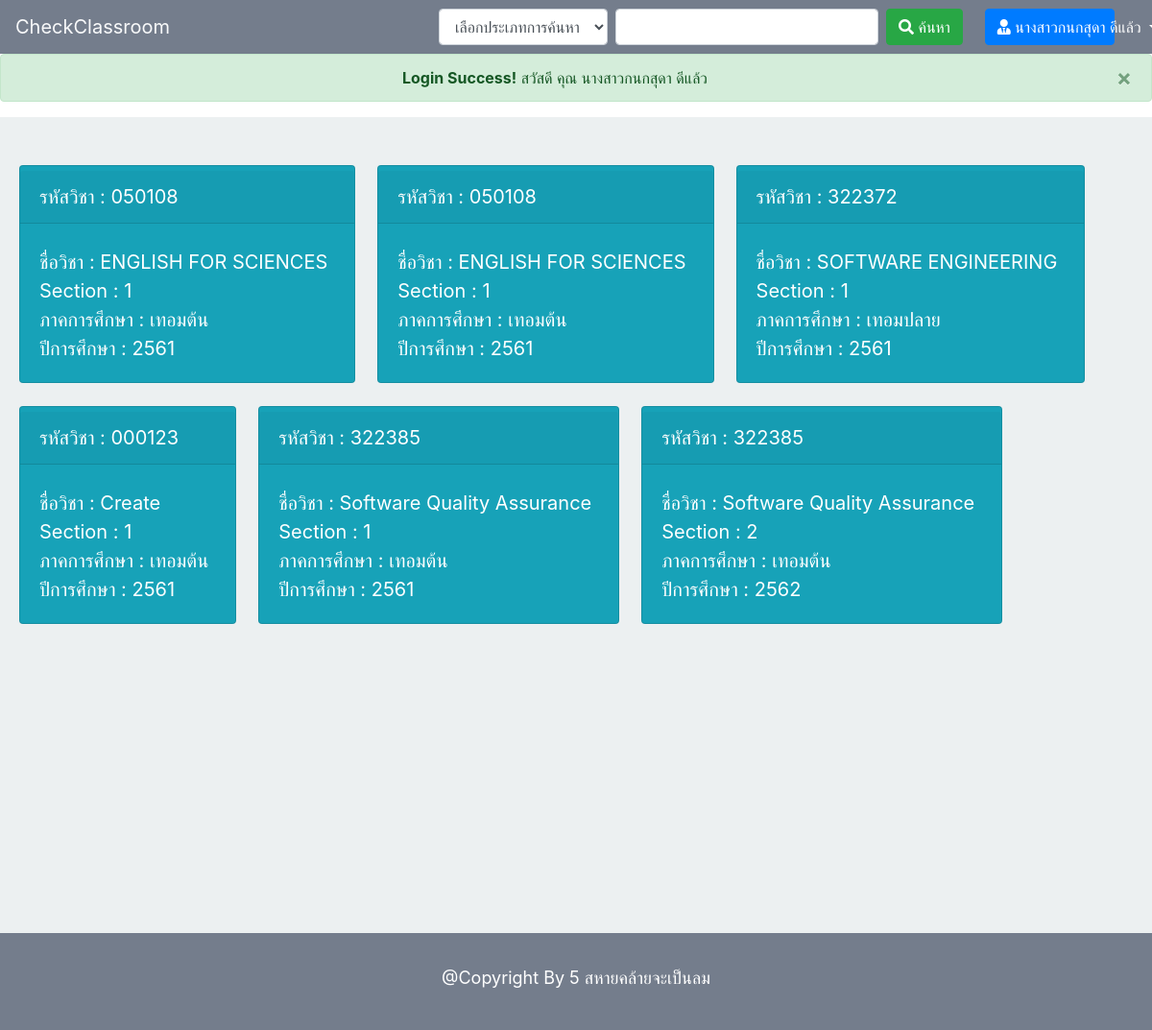
/student/student_home_search.php (signed in), run on an earlier commit of the app's database.
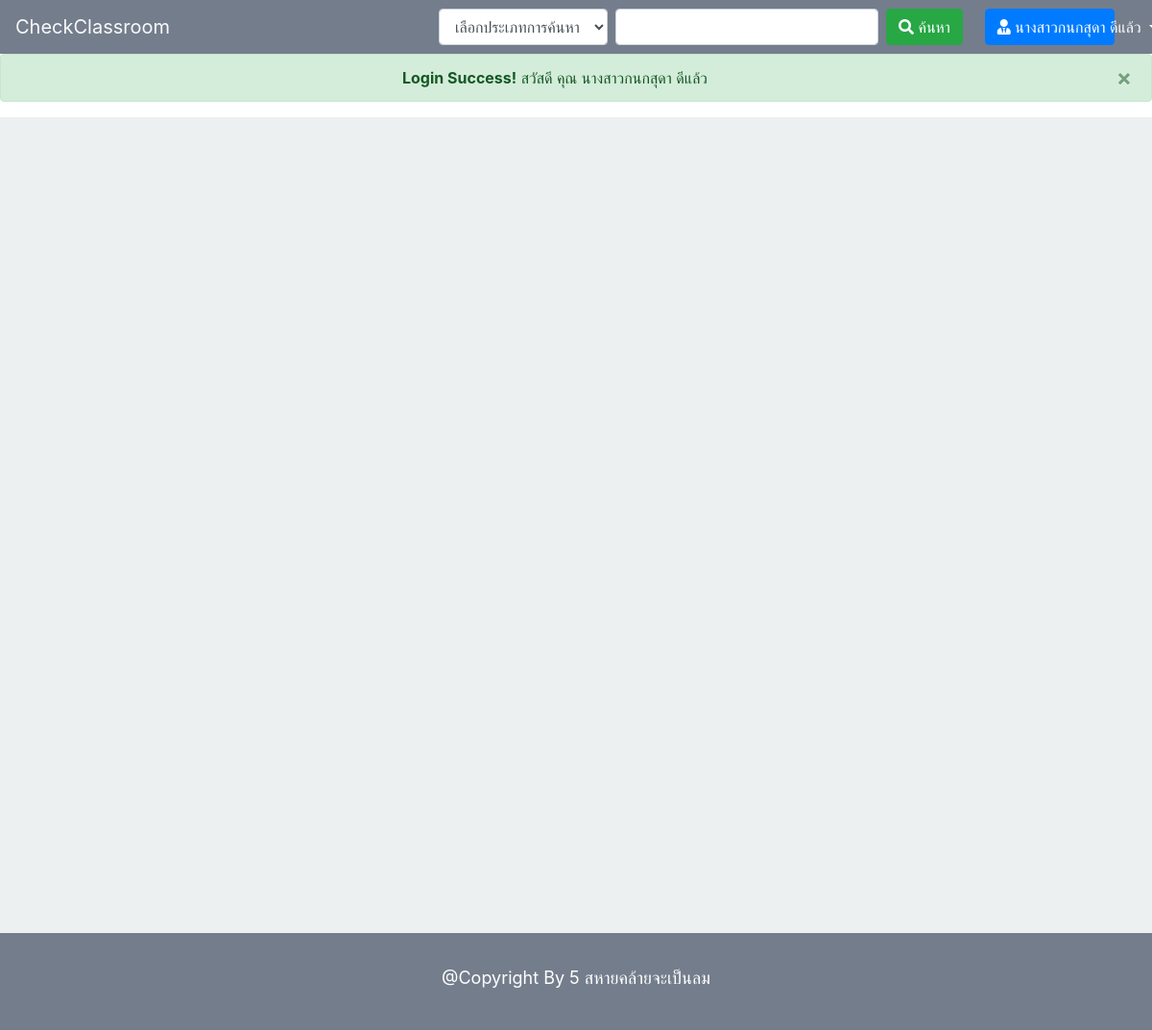
And on a later commit of the database.
### tables this page shows
CREATE TABLE `enroll` (
  `enroll_id` int(10) NOT NULL,
  `c_id` varchar(10) NOT NULL,
  `c_name` varchar(255) NOT NULL,
  `c_sec` int(3) NOT NULL,
  `c_year` varchar(20) NOT NULL,
  `c_term` int(1) NOT NULL,
  `l_name` varchar(50) DEFAULT NULL,
  `l_username` varchar(30) DEFAULT NULL,
  `t_username` varchar(50) DEFAULT NULL,
  `t_name` varchar(100) DEFAULT NULL,
  `s_id` varchar(30) NOT NULL,
  `s_name` varchar(50) NOT NULL,
  `s_department` varchar(30) NOT NULL,
  `status` int(1) DEFAULT '1',
  `sec_from` int(10) DEFAULT NULL,
  `sec_transfer` int(10) DEFAULT NULL
);

### student/student_home_search.php (the view, shortened to what this page needs)
<?php
	include '../connect.php';
	$stmt = $pdo->prepare("SELECT * FROM student WHERE s_id = ?");
	$stmt->bindParam(1,$_SESSION["username"]);
	$stmt->execute();
	while ($row=$stmt->fetch()) {
	 	$rowName["s_name"] = $row["s_name"];
	 }
	$stmt2=$pdo->prepare("SELECT * FROM enroll WHERE s_id = ?");
	$stmt2->bindParam(1,$_SESSION['username']);
	$stmt2->execute();
	if (!empty($_SESSION['username']) && $_SESSION['permission'] == 3) {
?>
<!DOCTYPE html>
<html>
<head>
	<link rel="stylesheet" href="https://maxcdn.bootstrapcdn.com/bootstrap/4.0.0/css/bootstrap.min.css">
	<link rel="stylesheet" href="https://use.fontawesome.com/releases/v5.7.2/css/all.css">
	<link rel="stylesheet" type="text/css" href="../style.css">
</head>
<body>
	<nav class="navbar sticky-top navbar-light navbar-expand-lg" style="background-color: #747d8c;">
 		<a class="navbar-brand text-light" href="student_home.php">CheckClassroom</a>
		  <div class="collapse navbar-collapse" id="navbarSupportedContent">
		    <form name="search_form" method="post" action="student_home_search.php">
		    	<div class="form-inline mr-sm-2">
			    	<select class="form-control mr-sm-2" name="search_type1" id="search_type1">
			    		<option selected="">เลือกประเภทการค้นหา</option>
			    	</select>
			    	<input type="text" name="keyword1" id="keyword1" class="form-control mr-sm-2">
			    	<button class="btn btn-success" type="submit" id="submit_button_search1" value="search"><i class="fas fa-search"></i> ค้นหา </button>
			    </div>
		    </form>
		    <div class="form-inline my-2 my-lg-0 mr-sm-2 col-md-2">
		    	<a href="" class="btn btn-primary  dropdown-toggle col-12" data-toggle="dropdown" aria-haspopup="true" aria-expanded="false"> <i class="fas fa-user-tie"></i> <?= $rowName["s_name"] ?> </a>
		    </div>
		  </div>
	</nav>
	<?php
		if (!empty($_COOKIE["login_success"])){ ?>
			<div class="alert alert-success alert-dismissible fade show" role="alert" id="login_success">
				<center>
					<strong>Login Success!</strong> สวัสดี คุณ <?= $rowName["s_name"] ?>
				</center>
				<button type="button" class="close" data-dismiss="alert" aria-label="Close">
					<span aria-hidden="true">&times;</span>
				</button>
			</div>
	<?php } ?>
	<div style="padding-top: 50px;padding-bottom: 50px;min-height: 850px;background-color: #ecf0f1;">
		<div class="form-inline d-flex " style="margin-left: 20px;">
			<?php
			if (!isset($_POST['search_type1']) && !isset($_POST['keyword1'])) {
				while ($row2=$stmt2->fetch()) { ?>
				<div class="card-deck my-2 my-lg-0 mr-sm-2 mb-4">
				<div class="card bg-info zoomclass mb-4">
					<a href="detail_class.php?c_id=<?=$row2['c_id']?>">
						<div class="card-header" style=" margin-top: 5px;">
							<p class="card-text text-white" style="font-size: 20px;"> รหัสวิชา : <?=$row2['c_id']?> </p>
						</div>
						<div class="card-body" style="margin-top: 5px;">
							<div class="from-group mr-sm-2">
								<p class="card-text text-white" style="font-size: 20px;"> ชื่อวิชา : <?=$row2['c_name']?> </p>
							</div>
							<div class="from-group mr-sm-2">
								<p class="card-text text-white" style="font-size: 20px;"> Section : <?=$row2['c_sec']?> </p>
							</div>
							<div class="from-group mr-sm-2">
								<?php if ($row2['c_term'] == 1) { ?>
									<p class="card-text text-white" style="font-size: 20px;"> ภาคการศึกษา : เทอมต้น </p>
								<?php } elseif ($row2['c_term'] == 2) { ?>
									<p class="card-text text-white" style="font-size: 20px;"> ภาคการศึกษา : เทอมปลาย </p>
								<?php } elseif ($row2['c_term'] == 3) { ?>
									<p class="card-text text-white" style="font-size: 20px;"> ภาคการศึกษา : ภาคฤดูร้อน </p>
								<?php } ?>
							</div>
							<div class="from-group mr-sm-2">
								<p class="card-text text-white" style="font-size: 20px;"> ปีการศึกษา : <?=$row2['c_year']?> </p>
							</div>
						</div>
					</a>
				</div>
			</div>
			<?php }
			} ?>
		</div>
	</div>
	<footer style="background-color: #747d8c; padding: 24px;">
		<div style="text-align: center;">
			<label style="font-size: 18px; color: white; padding: 9px;">@Copyright By 5 สหายคล้ายจะเป็นลม</label>
		</div>
	</footer>
</body>
</html>
<?php } else {
		setcookie('wrong_login',1,time()+10,'/');
		echo "<script type='text/javascript'> window.location.href = '../index.php';</script>";
	} ?>

What changed in the data, as far as the page shows it:
removed enroll: c "050108", c_name "ENGLISH FOR SCIENCES", c_sec "1", c_term "ภาคการศึกษา : เทอมต้น", c_year "2561"
removed enroll: c "050108", c_name "ENGLISH FOR SCIENCES", c_sec "1", c_term "ภาคการศึกษา : เทอมต้น", c_year "2561"
removed enroll: c "322372", c_name "SOFTWARE ENGINEERING", c_sec "1", c_term "ภาคการศึกษา : เทอมปลาย", c_year "2561"
removed enroll: c "000123", c_name "Create", c_sec "1", c_term "ภาคการศึกษา : เทอมต้น", c_year "2561"
removed enroll: c "322385", c_name "Software Quality Assurance", c_sec "1", c_term "ภาคการศึกษา : เทอมต้น", c_year "2561"
removed enroll: c "322385", c_name "Software Quality Assurance", c_sec "2", c_term "ภาคการศึกษา : เทอมต้น", c_year "2562"
